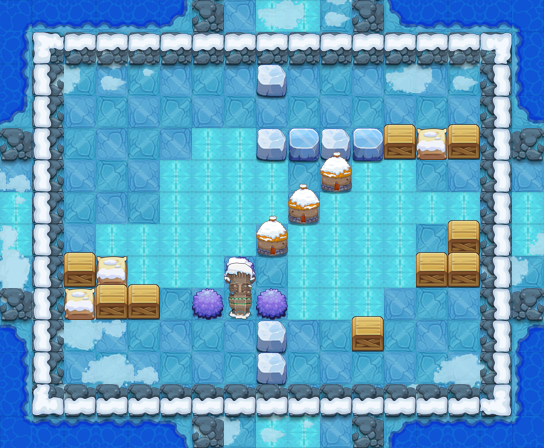

A level layout from a 2D game, rendered from its tile map. Below: a short description, then the map file with tile-grid data replaced by summaries:
An orthogonal 17x14 tile map with 32x32 px tiles, 14 tile layers (PASS, 块层 2, 块层 17, 块层 16, ...) and 18 objects (14x TRAP, 3x fkdjmr3, PLAYER).

<map version="1.0" orientation="orthogonal" width="17" height="14" tilewidth="32" tileheight="32">
 <properties>
  <property name="DESTRY1" value="96" />
  <property name="DESTRY2" value="98" />
  <property name="DESTRY3" value="219" />
  <property name="DESTRY4" value="119" />
  <property name="DESTRY_COUNT" value="4" />
  <property name="EXP" value="1295" />
  <property name="ITEM" value="D050" />
  <property name="LOSE_SCRIPT" value="" />
  <property name="MONEY" value="1943" />
  <property name="START_SCRIPT" value="" />
  <property name="WIN_SCRIPT" value="" />
 </properties>
 <tileset firstgid="1" name="jdbl2" tilewidth="32" tileheight="32">
  <image source="jdbl2.png" width="500" height="500" />
 </tileset>
 <layer name="PASS" width="17" height="14">
  <data>[238 cells, 136 non-empty, 10 distinct tile ids]</data>
 </layer>
 <layer name="块层 2" width="17" height="14">
  <data>[238 cells, 152 non-empty, 13 distinct tile ids]</data>
 </layer>
 <layer name="块层 17" width="17" height="14">
  <data>[238 cells, 42 non-empty, 8 distinct tile ids]</data>
 </layer>
 <layer name="块层 16" width="17" height="14">
  <data>[238 cells, 68 non-empty, 4 distinct tile ids]</data>
 </layer>
 <layer name="块层 3" width="17" height="14">
  <data>[238 cells, 58 non-empty, 1 distinct tile ids]</data>
 </layer>
 <layer name="块层 4" width="17" height="14">
  <data>[238 cells, 50 non-empty, 2 distinct tile ids]</data>
 </layer>
 <layer name="块层 5" width="17" height="14">
  <data>[238 cells, 26 non-empty, 8 distinct tile ids]</data>
 </layer>
 <layer name="SHELTER 9" width="17" height="14">
  <data>[238 cells, 1 non-empty, 1 distinct tile ids]</data>
 </layer>
 <layer name="SHELTER 8" width="17" height="14">
  <data>[238 cells, 3 non-empty, 2 distinct tile ids]</data>
 </layer>
 <layer name="SHELTER 7" width="17" height="14">
  <data>[238 cells, 3 non-empty, 1 distinct tile ids]</data>
 </layer>
 <layer name="SHELTER 6" width="17" height="14">
  <data>[238 cells, 2 non-empty, 2 distinct tile ids]</data>
 </layer>
 <layer name="SHELTER 5" width="17" height="14">
  <data>[238 cells, 1 non-empty, 1 distinct tile ids]</data>
 </layer>
 <layer name="SHELTER 4" width="17" height="14">
  <data>[238 cells, 1 non-empty, 1 distinct tile ids]</data>
 </layer>
 <layer name="SHELTER 3" width="17" height="14">
  <data>[238 cells, 2 non-empty, 1 distinct tile ids]</data>
 </layer>
 <objectgroup name="对象层 1" width="17" height="14">
  <object name="PLAYER" type="PLAYER" x="64" y="352" width="32" height="32" />
  <object name="fkdjmr3" x="96" y="96" width="32" height="32">
   <properties>
    <property name="lua_ai" value="monster_fkdjmr_ai" />
    <property name="quality" value="fkdjmr3.quality" />
   </properties>
  </object>
  <object name="fkdjmr3" x="224" y="96" width="32" height="32">
   <properties>
    <property name="lua_ai" value="monster_fkdjmr_ai" />
    <property name="quality" value="fkdjmr3.quality" />
   </properties>
  </object>
  <object name="fkdjmr3" x="416" y="288" width="32" height="32">
   <properties>
    <property name="lua_ai" value="monster_fkdjmr_ai" />
    <property name="quality" value="fkdjmr3.quality" />
   </properties>
  </object>
  <object name="ice_road" type="TRAP" x="160" y="160" width="128" height="64">
   <properties>
    <property name="lua_ai" value="ice_road_ai" />
   </properties>
  </object>
  <object name="ice_road" type="TRAP" x="96" y="224" width="160" height="32">
   <properties>
    <property name="lua_ai" value="ice_road_ai" />
   </properties>
  </object>
  <object name="ice_road" type="TRAP" x="128" y="256" width="96" height="32">
   <properties>
    <property name="lua_ai" value="ice_road_ai" />
   </properties>
  </object>
  <object name="ice_road" type="TRAP" x="192" y="128" width="64" height="32">
   <properties>
    <property name="lua_ai" value="ice_road_ai" />
   </properties>
  </object>
  <object name="ice_road" type="TRAP" x="288" y="224" width="128" height="64">
   <properties>
    <property name="lua_ai" value="ice_road_ai" />
   </properties>
  </object>
  <object name="ice_road" type="TRAP" x="320" y="192" width="160" height="32">
   <properties>
    <property name="lua_ai" value="ice_road_ai" />
   </properties>
  </object>
  <object name="ice_road" type="TRAP" x="288" y="288" width="96" height="32">
   <properties>
    <property name="lua_ai" value="ice_road_ai" />
   </properties>
  </object>
  <object name="ice_road" type="TRAP" x="352" y="160" width="64" height="32">
   <properties>
    <property name="lua_ai" value="ice_road_ai" />
   </properties>
  </object>
  <object name="mp1" type="TRAP" x="288" y="160" width="32" height="32">
   <properties>
    <property name="trap_ani" value="mp.actor" />
    <property name="trap_floor" value="true" />
    <property name="trap_id" value="0" />
    <property name="trap_script" value="trap_moveto(&quot;PLAYER&quot;, &quot;mp1&quot;,target(&quot;mp2&quot;):getX(),target(&quot;mp2&quot;):getY() );" />
    <property name="trap_sound_id" value="1" />
    <property name="trap_start_mode" value="0" />
    <property name="trap_state" value="open" />
   </properties>
  </object>
  <object name="mp2" type="TRAP" x="256" y="256" width="32" height="32">
   <properties>
    <property name="trap_ani" value="mp.actor" />
    <property name="trap_floor" value="true" />
    <property name="trap_id" value="0" />
    <property name="trap_script" value="trap_moveto(&quot;PLAYER&quot;, &quot;mp2&quot;,target(&quot;mp1&quot;):getX(),target(&quot;mp1&quot;):getY() );" />
    <property name="trap_sound_id" value="1" />
    <property name="trap_start_mode" value="0" />
    <property name="trap_state" value="open" />
   </properties>
  </object>
  <object name="block_control1" type="TRAP" x="64" y="224" width="32" height="32">
   <properties>
    <property name="trap_ani" value="switch.actor" />
    <property name="trap_floor" value="true" />
    <property name="trap_id" value="0" />
    <property name="trap_script" value="trap(&quot;block_control1&quot;):setOpened(false);trap(&quot;block1&quot;):setOpened(false)" />
    <property name="trap_sound_id" value="2" />
    <property name="trap_start_mode" value="0" />
    <property name="trap_state" value="open" />
   </properties>
  </object>
  <object name="block1" type="TRAP" x="256" y="96" width="32" height="32">
   <properties>
    <property name="trap_ani" value="blok2.actor" />
    <property name="trap_blok" value="true" />
    <property name="trap_id" value="0" />
   </properties>
  </object>
  <object name="zi_dan_down1" type="TRAP" x="160" y="64" width="32" height="32">
   <properties>
    <property name="trap_ani" value="fire_cat_down.actor" />
    <property name="trap_delay" value="2" />
    <property name="trap_id" value="0" />
    <property name="trap_script" value="trap(&quot;zi_dan_down1&quot;):setAtkPower(target(&quot;PLAYER&quot;):getHP()*0.1);trap(&quot;zi_dan_down1&quot;):turnDown(); trap(&quot;zi_dan_down1&quot;):getAI():getActions():addObject( AIUseSkill:create(   SkillLua:create(&quot;skill_0001&quot;)  )  );" />
    <property name="trap_start_mode" value="2" />
    <property name="trap_state" value="open" />
   </properties>
  </object>
  <object name="zi_dan_up1" type="TRAP" x="384" y="352" width="32" height="32">
   <properties>
    <property name="trap_ani" value="fire_cat_up.actor" />
    <property name="trap_delay" value="2" />
    <property name="trap_id" value="0" />
    <property name="trap_script" value="trap(&quot;zi_dan_up1&quot;):setAtkPower(target(&quot;PLAYER&quot;):getHP()*0.1);trap(&quot;zi_dan_up1&quot;):turnUp(); trap(&quot;zi_dan_up1&quot;):getAI():getActions():addObject( AIUseSkill:create(   SkillLua:create(&quot;skill_0001&quot;)  )  );" />
    <property name="trap_start_mode" value="2" />
    <property name="trap_state" value="open" />
   </properties>
  </object>
 </objectgroup>
</map>
